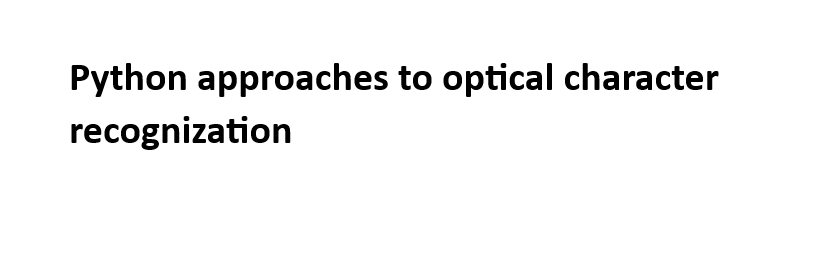
#> input picture img 1.png, 826 x 256 px, found by its file name
$ python ocr.py
#> lines starting #> are read from the running program, lines starting #| are printed output that depends on the picture; after the words box and inside, x2 and y2 are one past the last pixel; in counts of white or black regions, pixels touching at a corner belong together
import cv2
import pytesseract

# If Tesseract is not in your PATH, include the following line with the correct path to tesseract.exe
# pytesseract.pytesseract.tesseract_cmd = r'C:\Program Files\Tesseract-OCR\tesseract.exe'

def ocr_core(img):
    text = pytesseract.image_to_string(img)
    return text

# Read the image (ensure the path is correct and doesn't use 'r:')
img = cv2.imread(r"D:\OCR_Python\img 1.png")
#> img is the input picture: shape (256, 826, 3); min 0, max 255, mean 244.2

# Get grayscale image
def get_grayscale(image):
    return cv2.cvtColor(image, cv2.COLOR_BGR2GRAY)

# Noise removal
def remove_noise(image):
    return cv2.medianBlur(image, 5)

# Thresholding
def thresholding(image):
    return cv2.threshold(image, 0, 255, cv2.THRESH_BINARY + cv2.THRESH_OTSU)[1]
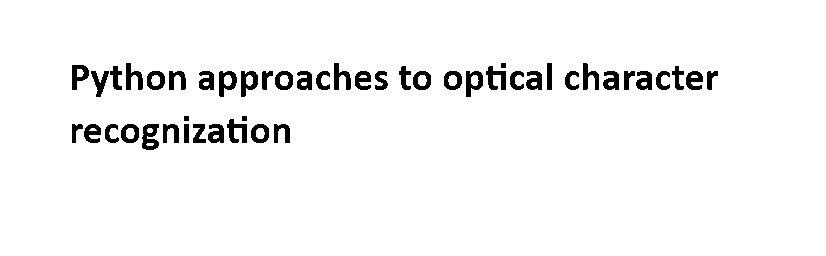
#> returned value: shape (256, 826); 95.8% white; 48 black regions, largest, box (x1, y1, x2, y2) and area: (142, 124, 159, 150) 297, (486, 66, 506, 90) 266, (227, 119, 247, 143) 266

# Apply preprocessing functions
img = get_grayscale(img)
img = thresholding(img)
img = remove_noise(img)
#> in remove_noise, `return cv2.medianBlur(image, 5)`:
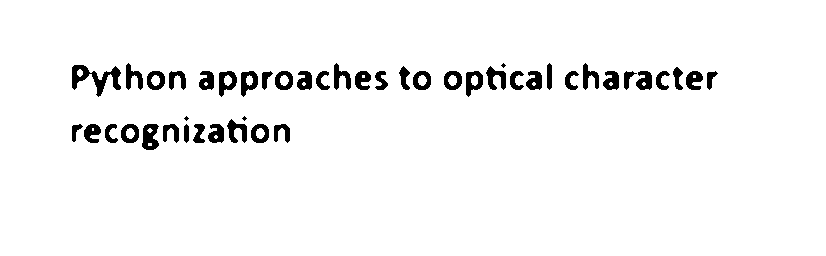
#> returned value: shape (256, 826); 95.9% white; 46 black regions (3 under 20 px), largest, box (x1, y1, x2, y2) and area: (72, 65, 121, 97) 614, (142, 124, 159, 150) 316, (219, 71, 237, 97) 264

# Perform OCR
print(ocr_core(img))
#> (the call stopped at in ocr_core, `text = pytesseract.image_to_string(img)`: pytesseract is not available in this run)
